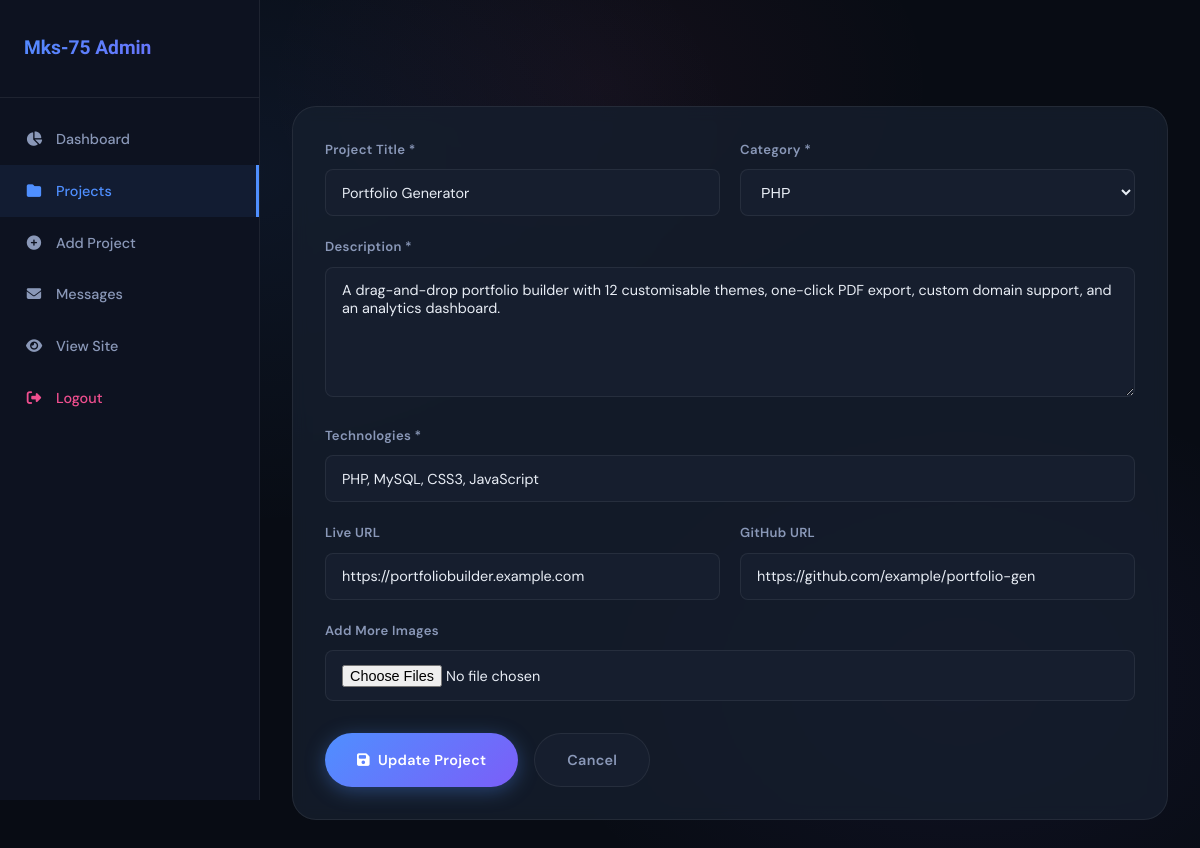
Page /admin/edit-project.php?id=3 (signed in) on the committed database.
### tables this page shows
CREATE TABLE IF NOT EXISTS `projects` (
  `id`           INT UNSIGNED NOT NULL AUTO_INCREMENT,
  `title`        VARCHAR(150) NOT NULL,
  `description`  TEXT         NOT NULL,
  `technologies` VARCHAR(255) NOT NULL,
  `category`     ENUM('all','php','js','css','fullstack') NOT NULL DEFAULT 'all',
  `live_url`     VARCHAR(255) DEFAULT NULL,
  `github_url`   VARCHAR(255) DEFAULT NULL,
  `created_at`   TIMESTAMP    NOT NULL DEFAULT CURRENT_TIMESTAMP,
  PRIMARY KEY (`id`)
);

### config/security.php (called while the page is built, shortened)
<?php
function e(string $str): string {
    return htmlspecialchars($str, ENT_QUOTES | ENT_HTML5, 'UTF-8');
}

### admin/edit-project.php (the view, shortened to what this page needs)
<?php
require_once __DIR__ . '/../config/security.php';
$db  = Database::getConnection();
$id  = (int)($_GET['id'] ?? 0);
$stmt = $db->prepare("SELECT * FROM projects WHERE id = :id");
$stmt->execute([':id' => $id]);
$project = $stmt->fetch();
?>
<!DOCTYPE html>
<html lang="en">
<head>
<link rel="stylesheet" href="https://cdnjs.cloudflare.com/ajax/libs/font-awesome/6.5.0/css/all.min.css">
<link rel="stylesheet" href="../assets/css/style.css">
</head>
<body>
<div class="admin-layout">
  <?php include 'partials/sidebar.php'; ?>
  <main class="admin-main">
    <div class="admin-header">
      <h1>Edit Project</h1>
      <a href="projects.php" class="btn btn-outline btn-sm"><i class="fas fa-arrow-left"></i> Back</a>
    </div>
    <div style="background:var(--card-bg);border:1px solid var(--border);border-radius:var(--radius-lg);padding:2rem;backdrop-filter:blur(8px)">
      <form method="POST" action="" enctype="multipart/form-data">
        <div class="form-grid">
          <div class="form-group">
            <label class="form-label">Project Title *</label>
            <input class="form-control" type="text" name="title" value="<?= e($project['title']) ?>" required>
          </div>
          <div class="form-group">
            <label class="form-label">Category *</label>
            <select class="form-control" name="category" required>
              <?php foreach (['php'=>'PHP','js'=>'JavaScript','css'=>'CSS','fullstack'=>'Full Stack','all'=>'Other'] as $val=>$lbl): ?>
              <option value="<?= $val ?>" <?= $project['category'] === $val ? 'selected' : '' ?>><?= $lbl ?></option>
              <?php endforeach; ?>
            </select>
          </div>
        </div>
        <div class="form-group">
          <label class="form-label">Description *</label>
          <textarea class="form-control" name="description" rows="5" required><?= e($project['description']) ?></textarea>
        </div>
        <div class="form-group">
          <label class="form-label">Technologies *</label>
          <input class="form-control" type="text" name="technologies" value="<?= e($project['technologies']) ?>" required>
        </div>
        <div class="form-grid">
          <div class="form-group">
            <label class="form-label">Live URL</label>
            <input class="form-control" type="url" name="live_url" value="<?= e($project['live_url'] ?? '') ?>">
          </div>
          <div class="form-group">
            <label class="form-label">GitHub URL</label>
            <input class="form-control" type="url" name="github_url" value="<?= e($project['github_url'] ?? '') ?>">
          </div>
        </div>
        <div class="form-group">
          <label class="form-label">Add More Images</label>
          <input class="form-control" type="file" id="project-images" name="images[]" multiple accept="image/jpeg,image/png,image/webp">
        </div>
        <div style="display:flex;gap:1rem">
          <button type="submit" class="btn btn-primary"><i class="fas fa-save"></i> Update Project</button>
          <a href="projects.php" class="btn btn-outline">Cancel</a>
        </div>
      </form>
    </div>
  </main>
</div>
</body>
</html>

### assets/css/style.css (style rules this page uses)
:root { --bg: #080c14; --bg2: #0d1220; --bg3: #121929; --surface: #161e2e; --surface2: #1c2538; --border: rgba(255,255,255,0.07); --text: #e8edf5; --text2: #8a98b8; --text3: #5a6680; --accent: #4f8fff; --accent2: #7b5ef8; --accent3: #f04f8f; --glow: rgba(79,143,255,0.25); --glow2: rgba(123,94,248,0.2); --card-bg: rgba(22,30,46,0.8); --glass: rgba(13,18,32,0.72); --glass-b: rgba(255,255,255,0.08); --radius: 16px; --radius-sm: 8px; --radius-lg: 24px; --transition: 0.35s cubic-bezier(0.4,0,0.2,1); --font-head: 'Syne', sans-serif; --font-body: 'DM Sans', sans-serif; --font-alt: 'Clash Display', sans-serif; --shadow: 0 8px 32px rgba(0,0,0,0.4); --shadow-glow:0 0 40px rgba(79,143,255,0.15); }
*, *::before, *::after { box-sizing: border-box; margin: 0; padding: 0; }
html { scroll-behavior: smooth; font-size: 16px; }
body { font-family: var(--font-body); background: var(--bg); color: var(--text); line-height: 1.7; overflow-x: hidden; transition: background 0.4s, color 0.4s; cursor: none; }
a { text-decoration: none; color: inherit; }
button { cursor: none; font-family: var(--font-body); }
input, textarea { font-family: var(--font-body); }
.btn { display: inline-flex; align-items: center; gap: 0.5rem; padding: 0.85rem 2rem; border-radius: 50px; font-size: 0.9rem; font-weight: 600; transition: var(--transition); letter-spacing: 0.3px; border: none; white-space: nowrap; cursor: pointer; }
.btn-primary { background: linear-gradient(135deg, var(--accent), var(--accent2)); color: #fff; box-shadow: 0 4px 20px rgba(79,143,255,0.35); }
.btn-outline { border: 1.5px solid var(--border); background: var(--surface); color: var(--text2); }
.btn-sm { padding: 0.55rem 1.2rem; font-size: 0.82rem; }
.form-group { margin-bottom: 1.25rem; }
.form-label { font-size: 0.82rem; font-weight: 600; color: var(--text2); margin-bottom: 0.5rem; display: block; letter-spacing: 0.3px; }
.form-control { width: 100%; padding: 0.85rem 1rem; border-radius: var(--radius-sm); border: 1.5px solid var(--border); background: var(--surface); color: var(--text); font-size: 0.9rem; transition: var(--transition); outline: none; }
.form-control::placeholder { color: var(--text3); }
textarea.form-control { resize: vertical; min-height: 130px; }
.admin-layout { display: grid; grid-template-columns: 260px 1fr; min-height: 100vh; background: var(--bg); }
.admin-main { padding: 2rem; overflow-y: auto; }
.admin-header { display: flex; align-items: center; justify-content: space-between; margin-bottom: 2rem; }
.admin-header h1 { font-family: var(--font-head); font-size: 1.5rem; font-weight: 800; }
.form-grid { display: grid; grid-template-columns: 1fr 1fr; gap: 1.25rem; }

### rows in the picture
projects: title "Portfolio Generator", category "PHP", description "A drag-and-drop portfolio builder with 12 customisable themes, one-click PDF export, custom domain support, and an analytics dashboard.", technologies "PHP, MySQL, CSS3, JavaScript", live_url "https://portfoliobuilder.example.com", github_url "https://github.com/example/portfolio-gen"
